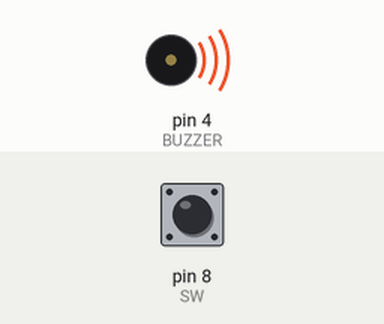
A sketch run on a simulated Arduino Uno, built with avr-gcc and run on an emulated ATmega328P. Shown: buzzer (waves = sounding). The inputs (shaded band) are chosen by the test bench; at power-on: pin 8 (SW) LOW.

Above: at 10.4 s.
10.5 s: pin 8 (SW) pulled HIGH for 3 s
At 19.1 s:
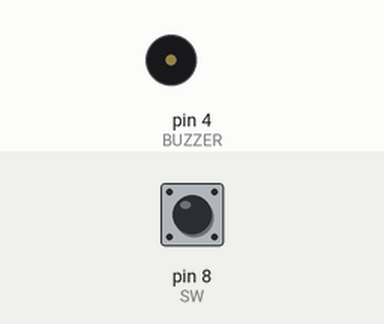
Timing chart, 0 to 24.7 s (numbered marks = the images above; inputs shaded):
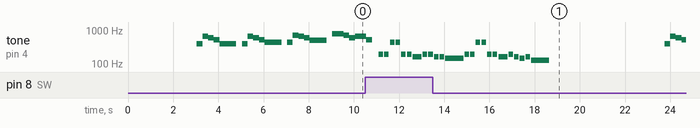

The sketch:

buzzer.ino
```cpp
#include "pitches.h"
#define BUZZER  4
const int SW=8;
#define E_NT    250     // 팔분음표 길이
#define Q_NT    500     // 사분음표 길이
#define QH_NT   750     // 사분음표 길이 + .
#define H_NT    1000    // 이분음표 길이
#define HH_NT   1250    // 이분음표 길이 + .
// 음계
#define NOTE_G4  392
#define NOTE_A4  440
#define NOTE_B4  494
#define NOTE_C5  523
#define NOTE_D5  587
#define NOTE_E5  659
#define NOTE_F5  698
#define NOTE_G5  784
int song1[]={ NOTE_G4, NOTE_E5, NOTE_D5, NOTE_C5, NOTE_G4, 0,
             NOTE_G4, NOTE_E5, NOTE_D5, NOTE_C5, NOTE_A4, 0,
             NOTE_A4, NOTE_F5, NOTE_E5, NOTE_D5, NOTE_B4, 0,
             NOTE_G5, NOTE_G5, NOTE_F5, NOTE_D5, NOTE_E5, NOTE_C5, 0};
int song1_time[] = { E_NT, E_NT, E_NT, E_NT, QH_NT, E_NT,
               E_NT, E_NT, E_NT, E_NT, QH_NT, E_NT,
               E_NT, E_NT, E_NT, E_NT, QH_NT, E_NT,
               E_NT, E_NT, E_NT, E_NT, Q_NT, E_NT, E_NT};
int buttonState;

#define D8  200
#define D4  400
#define D2  800
struct _note
{
  int note;
  int duration;
};

struct _note Note[] = {
  {NOTE_G3, D8},
  {NOTE_G3, D8},
  {NOTE_A4, D8},
  {NOTE_A4, D8},
  {NOTE_G3, D8},
  {NOTE_G3, D8},
  {NOTE_E3, D4},

  {NOTE_G3, D8},
  {NOTE_G3, D8},
  {NOTE_E3, D8},
  {NOTE_E3, D8},
  {NOTE_D3, D2},

  {NOTE_G3, D8},
  {NOTE_G3, D8},
  {NOTE_A4, D8},
  {NOTE_A4, D8},
  {NOTE_G3, D8},
  {NOTE_G3, D8},
  {NOTE_E3, D4},

  {NOTE_G3, D8},
  {NOTE_E3, D8},
  {NOTE_D3, D8},
  {NOTE_E3, D8},
  {NOTE_C3, D2},
};


void setup() {

  pinMode(SW,INPUT);
  Serial.begin(9600);

}

void loop() {

  //while(digitalRead(SW));
  buttonState=digitalRead(SW);
  delay(50);
  if(buttonState==HIGH)
  {
      int size = sizeof(Note) / sizeof(struct _note);
  for(int i =0 ; i<size ; i++)
  {
    tone(BUZZER, Note[i]. note);
    delay(Note[i].duration);
    noTone(BUZZER);
    delay(50);
  }
  noTone(BUZZER);
  delay(2000);
  }
  else
  {
      int i;
  delay(3000);                           // 3초 후에 연주 시작
  for (i=0; i<(sizeof(song1)/sizeof(song1[0])); i++){
    tone(BUZZER, song1[i], song1_time[i]);// 배열순으로 노래 재생
    delay(song1_time[i]);                // 음의 연주시간 만큼 지연
  }
  // put your main code here, to run repeatedly:


}}
```

pitches.h
```cpp
#define NOTE_B0  31
#define NOTE_C1  33
#define NOTE_CS1 35
#define NOTE_D1  37
#define NOTE_DS1 39
#define NOTE_E1  41
#define NOTE_F1  44
#define NOTE_FS1 46
#define NOTE_G1  49
#define NOTE_GS1 52
#define NOTE_A1  55
#define NOTE_AS1 58
#define NOTE_B1  62
#define NOTE_C2  65
#define NOTE_CS2 69
#define NOTE_D2  73
#define NOTE_DS2 78
#define NOTE_E2  82
#define NOTE_F2  87
#define NOTE_FS2 93
#define NOTE_G2  98
#define NOTE_GS2 104
#define NOTE_A2  110
#define NOTE_AS2 117
#define NOTE_B2  123
#define NOTE_C3  131
#define NOTE_CS3 139
#define NOTE_D3  147
#define NOTE_DS3 156
#define NOTE_E3  165
#define NOTE_F3  175
#define NOTE_FS3 185
#define NOTE_G3  196
#define NOTE_GS3 208
#define NOTE_A3  220
#define NOTE_AS3 233
#define NOTE_B3  247
#define NOTE_C4  262
#define NOTE_CS4 277
#define NOTE_D4  294
#define NOTE_DS4 311
#define NOTE_E4  330
#define NOTE_F4  349
#define NOTE_FS4 370
#define NOTE_G4  392
#define NOTE_GS4 415
#define NOTE_A4  440
#define NOTE_AS4 466
#define NOTE_B4  494
#define NOTE_C5  523
#define NOTE_CS5 554
#define NOTE_D5  587
#define NOTE_DS5 622
#define NOTE_E5  659
#define NOTE_F5  698
#define NOTE_FS5 740
#define NOTE_G5  784
#define NOTE_GS5 831
#define NOTE_A5  880
#define NOTE_AS5 932
#define NOTE_B5  988
#define NOTE_C6  1047
#define NOTE_CS6 1109
#define NOTE_D6  1175
#define NOTE_DS6 1245
#define NOTE_E6  1319
#define NOTE_F6  1397
#define NOTE_FS6 1480
#define NOTE_G6  1568
#define NOTE_GS6 1661
#define NOTE_A6  1760
#define NOTE_AS6 1865
#define NOTE_B6  1976
#define NOTE_C7  2093
#define NOTE_CS7 2217
#define NOTE_D7  2349
#define NOTE_DS7 2489
#define NOTE_E7  2637
#define NOTE_F7  2794
#define NOTE_FS7 2960
#define NOTE_G7  3136
#define NOTE_GS7 3322
#define NOTE_A7  3520
#define NOTE_AS7 3729
#define NOTE_B7  3951
#define NOTE_C8  4186
#define NOTE_CS8 4435
#define NOTE_D8  4699
#define NOTE_DS8 4978
```

Measured:
- by itself, tone on pin 4 (BUZZER): plays 523 Hz for 0.25 s, 196 Hz for 0.20 s, 196 Hz for 0.20 s, 440 Hz for 0.20 s, 440 Hz for 0.20 s, 196 Hz for 0.20 s … (29 notes in this stretch)
